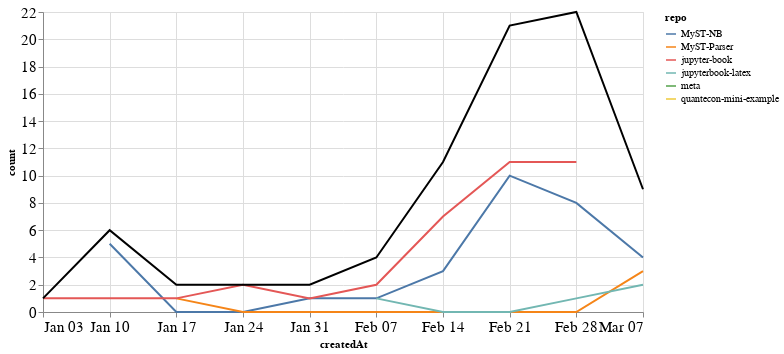

This figure's notebook cell:
### Markdown cell above
### Comments

### Code cell
comments_time = comments.groupby('repo').resample('W', on='createdAt').count()['author'].reset_index()
comments_time = comments_time.rename(columns={'author': 'count'})
comments_time_total = comments_time.groupby('createdAt').agg({"count": "sum"}).reset_index()
ch1 = alt.Chart(comments_time, width=600).mark_line().encode(
    x='createdAt',
    y='count',
    color='repo',
    tooltip="repo"
)

ch2 = alt.Chart(comments_time_total, width=600).mark_line(color="black").encode(
    x='createdAt',
    y='count',
)

ch1 + ch2

### Figure 1 — Vega-Lite specification as saved in the notebook (floating-point values rounded to 4 significant figures)
{"config": {"axisLeft": {"labelFontSize": 15}, "axisBottom": {"labelFontSize": 15}}, "layer": [{"data": {"name": "data-622b898f44592d7bcc904dac9dadcab1"}, "mark": "line", "encoding": {"color": {"type": "nominal", "field": "repo"}, "tooltip": {"type": "nominal", "field": "repo"}, "x": {"type": "temporal", "field": "createdAt"}, "y": {"type": "quantitative", "field": "count"}}, "width": 600}, {"data": {"name": "data-98331d647d1d13aa2b98a9b808dc6136"}, "mark": {"type": "line", "color": "black"}, "encoding": {"x": {"type": "temporal", "field": "createdAt"}, "y": {"type": "quantitative", "field": "count"}}, "width": 600}], "$schema": "https://vega.github.io/schema/vega-lite/v4.8.1.json", "datasets": {"data-622b898f44592d7bcc904dac9dadcab1": [{"repo": "MyST-NB", "createdAt": "2021-01-10T00:00:00", "count": 5}, {"repo": "MyST-NB", "createdAt": "2021-01-17T00:00:00", "count": 0}, {"repo": "MyST-NB", "createdAt": "2021-01-24T00:00:00", "count": 0}, {"repo": "MyST-NB", "createdAt": "2021-01-31T00:00:00", "count": 1}, {"repo": "MyST-NB", "createdAt": "2021-02-07T00:00:00", "count": 1}, {"repo": "MyST-NB", "createdAt": "2021-02-14T00:00:00", "count": 3}, {"repo": "MyST-NB", "createdAt": "2021-02-21T00:00:00", "count": 10}, {"repo": "MyST-NB", "createdAt": "2021-02-28T00:00:00", "count": 8}, {"repo": "MyST-NB", "createdAt": "2021-03-07T00:00:00", "count": 4}, {"repo": "MyST-Parser", "createdAt": "2021-01-17T00:00:00", "count": 1}, {"repo": "MyST-Parser", "createdAt": "2021-01-24T00:00:00", "count": 0}, {"repo": "MyST-Parser", "createdAt": "2021-01-31T00:00:00", "count": 0}, {"repo": "MyST-Parser", "createdAt": "2021-02-07T00:00:00", "count": 0}, {"repo": "MyST-Parser", "createdAt": "2021-02-14T00:00:00", "count": 0}, {"repo": "MyST-Parser", "createdAt": "2021-02-21T00:00:00", "count": 0}, {"repo": "MyST-Parser", "createdAt": "2021-02-28T00:00:00", "count": 0}, {"repo": "MyST-Parser", "createdAt": "2021-03-07T00:00:00", "count": 3}, {"repo": "jupyter-book", "createdAt": "2021-01-03T00:00:00", "count": 1}, {"repo": "jupyter-book", "createdAt": "2021-01-10T00:00:00", "count": 1}, {"repo": "jupyter-book", "createdAt": "2021-01-17T00:00:00", "count": 1}, {"repo": "jupyter-book", "createdAt": "2021-01-24T00:00:00", "count": 2}, {"repo": "jupyter-book", "createdAt": "2021-01-31T00:00:00", "count": 1}, {"repo": "jupyter-book", "createdAt": "2021-02-07T00:00:00", "count": 2}, {"repo": "jupyter-book", "createdAt": "2021-02-14T00:00:00", "count": 7}, {"repo": "jupyter-book", "createdAt": "2021-02-21T00:00:00", "count": 11}, {"repo": "jupyter-book", "createdAt": "2021-02-28T00:00:00", "count": 11}, {"repo": "jupyterbook-latex", "createdAt": "2021-02-07T00:00:00", "count": 1}, {"repo": "jupyterbook-latex", "createdAt": "2021-02-14T00:00:00", "count": 0}, {"repo": "jupyterbook-latex", "createdAt": "2021-02-21T00:00:00", "count": 0}, {"repo": "jupyterbook-latex", "createdAt": "2021-02-28T00:00:00", "count": 1}, {"repo": "jupyterbook-latex", "createdAt": "2021-03-07T00:00:00", "count": 2}, {"repo": "meta", "createdAt": "2021-02-28T00:00:00", "count": 2}, {"repo": "quantecon-mini-example", "createdAt": "2021-02-14T00:00:00", "count": 1}], "data-98331d647d1d13aa2b98a9b808dc6136": [{"createdAt": "2021-01-03T00:00:00", "count": 1}, {"createdAt": "2021-01-10T00:00:00", "count": 6}, {"createdAt": "2021-01-17T00:00:00", "count": 2}, {"createdAt": "2021-01-24T00:00:00", "count": 2}, {"createdAt": "2021-01-31T00:00:00", "count": 2}, {"createdAt": "2021-02-07T00:00:00", "count": 4}, {"createdAt": "2021-02-14T00:00:00", "count": 11}, {"createdAt": "2021-02-21T00:00:00", "count": 21}, {"createdAt": "2021-02-28T00:00:00", "count": 22}, {"createdAt": "2021-03-07T00:00:00", "count": 9}]}}
